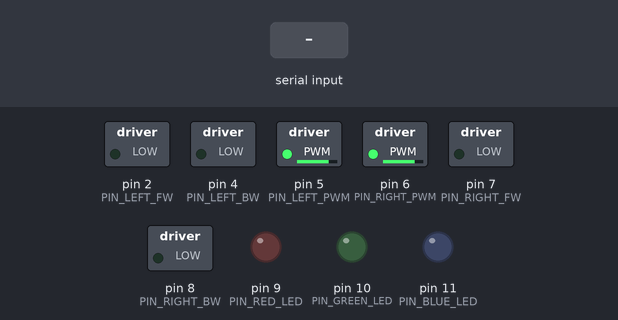
Simulated run of this sketch. Board: Arduino Uno, built with avr-gcc and run on an emulated ATmega328P. On the bench: switched loads named in the sketch (green lamp = pin HIGH), output pins drawn as LEDs (lit = HIGH). The inputs (shaded band) are chosen by the test bench.

Above: at 3.2 s.
3.3 s: "2" received over the second serial link
At 4.2 s:
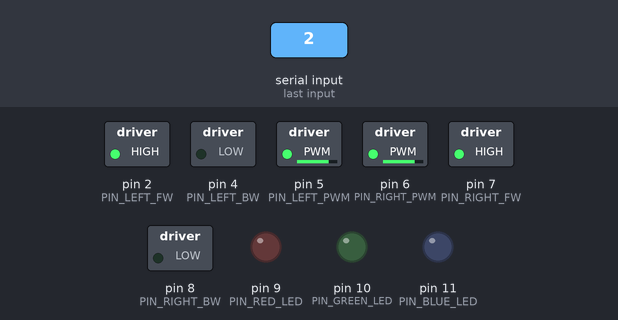
4.8 s: "4" received over the second serial link
At 5.3 s:
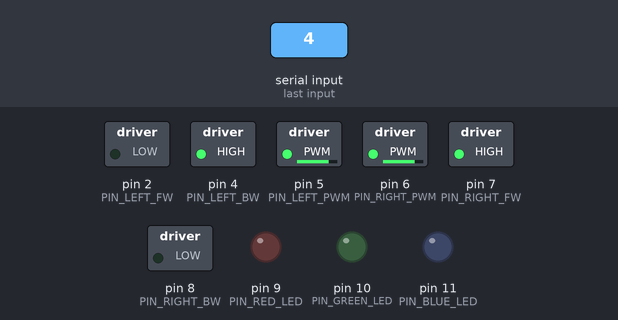
6.3 s: "6" received over the second serial link
At 7.5 s:
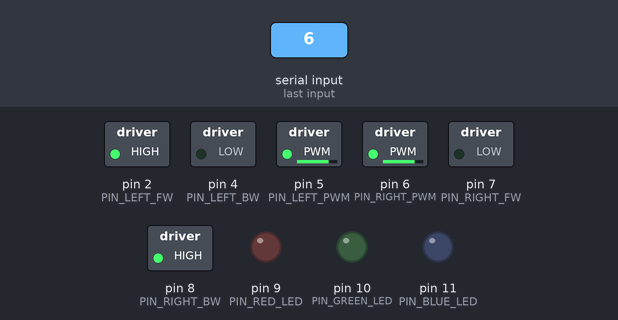
7.8 s: "8" received over the second serial link
At 8.8 s:
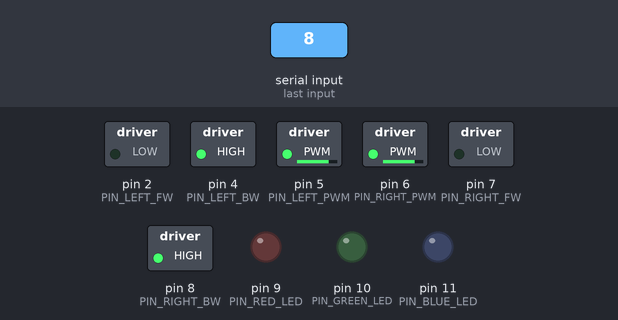
Timing chart, 0 to 10.3 s (numbered marks = the images above; inputs shaded):
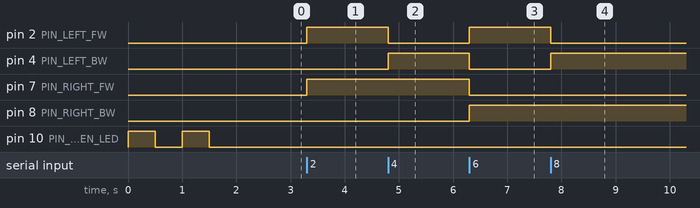

The sketch:

e01_spider_motor_ctrl.ino
```cpp
/**
 * 스파이더로봇 모터 제어
 * @Auth TaeJuneJoung
 * @Date 2021.06.07
 * @Update 2021.06.10
 *
 * 수정내용:
 *   - LED 핀 번호 수정
 */

#include <SoftwareSerial.h>

int PIN_BUZZER = 3;
int PIN_LEFT_FW = 2;
int PIN_LEFT_BW = 4;
int PIN_RIGHT_FW = 7;
int PIN_RIGHT_BW = 8;
int PIN_LEFT_PWM = 5;
int PIN_RIGHT_PWM = 6;
int PIN_RED_LED = 9;
int PIN_GREEN_LED = 10;
int PIN_BLUE_LED = 11;
int PIN_TRIG = 12;
int PIN_ECHO = 13;
int PIN_TX = A4;
int PIN_RX = A5;

const long INTERVAL = 200;
const int MIN_SPEED = 150;
const int MAX_SPEED = 255;
const int speedModification = 5;

unsigned long currentTime;
int motorSpeed = 200;
float distance;
char cmd;

SoftwareSerial BT(PIN_TX, PIN_RX);

/**
 * 모터 방향 설정
 * @params isLeftFront, isRightFront
 */
void directionControl(boolean isLeftFront, boolean isRightFront) {
  digitalWrite(PIN_LEFT_FW, isLeftFront);
  digitalWrite(PIN_LEFT_BW, !isLeftFront);
  digitalWrite(PIN_RIGHT_FW, isRightFront);
  digitalWrite(PIN_RIGHT_BW, !isRightFront);
}

/**
 * 모터 스피드 설정
 * @params isPlus
 */
void speedControl(boolean isPlus) {
  if (isPlus) {
    motorSpeed += speedModification;
    if (motorSpeed > MAX_SPEED) {
      motorSpeed = MAX_SPEED;
    }
  } else {
    motorSpeed -= speedModification;
    if (motorSpeed < MIN_SPEED) {
      motorSpeed = MIN_SPEED;
    }
  }
  analogWrite(PIN_LEFT_PWM, motorSpeed);
  analogWrite(PIN_RIGHT_PWM, motorSpeed);
}

/**
 * 모터 정지
 */
void motorStop() {
  digitalWrite(PIN_LEFT_FW, LOW);
  digitalWrite(PIN_LEFT_BW, LOW);
  digitalWrite(PIN_RIGHT_FW, LOW);
  digitalWrite(PIN_RIGHT_BW, LOW);
  analogWrite(PIN_LEFT_PWM, 0);
  analogWrite(PIN_RIGHT_PWM, 0);
}

void setup() {
  BT.begin(9600);
  pinMode(PIN_LEFT_FW, OUTPUT);
  pinMode(PIN_LEFT_BW, OUTPUT);
  pinMode(PIN_RIGHT_FW, OUTPUT);
  pinMode(PIN_RIGHT_BW, OUTPUT);
  pinMode(PIN_LEFT_PWM, OUTPUT);
  pinMode(PIN_RIGHT_PWM, OUTPUT);
  pinMode(PIN_RED_LED, OUTPUT);
  pinMode(PIN_GREEN_LED, OUTPUT);
  pinMode(PIN_BLUE_LED, OUTPUT);
  pinMode(PIN_TRIG, OUTPUT);
  pinMode(PIN_ECHO, INPUT);

  boolean state = false;
  for (int i=0; i < 4; i++) {
    state = !state; // !false -> true / !true -> false
    digitalWrite(PIN_GREEN_LED, state);
    delay(500);
  }

  analogWrite(PIN_LEFT_PWM, motorSpeed);
  analogWrite(PIN_RIGHT_PWM, motorSpeed);
}

void loop() {
  if (BT.available()) {
    cmd = BT.read();
    if (cmd == '2') { // 앞으로
      directionControl(true, true);
    } else if (cmd == '4') { // 왼쪽으로
      directionControl(false, true);
    } else if (cmd == '6') { // 오른쪽으로
      directionControl(true, false);
    } else if (cmd == '8') { // 뒤로
      directionControl(false, false);
    } else if (cmd == 'S') { // 정지
      motorStop();
    } else if (cmd == 'A') {
      // Autoomous Driving Mode
    } else if (cmd == '+') { // 추가] 모터 속도 5 증가: 현재 앱에서 정의 안됨
      speedControl(true);
    } else if (cmd == '-') { // 추가] 모터 속도 5 감소: 현재 앱에서 정의 안됨
      speedControl(false);
    } else if (cmd == 'P') {
      // Ultrasonic Sensor Piano
    }
  }
}
```

Measured:
- after the input at 3.3 s, pin 2 (PIN_LEFT_FW), pin 7 (PIN_RIGHT_FW): LOW → HIGH at once
- after the input at 4.8 s, pin 2 (PIN_LEFT_FW): HIGH → LOW at once; pin 4 (PIN_LEFT_BW): LOW → HIGH at once
- after the input at 6.3 s, pin 2 (PIN_LEFT_FW), pin 8 (PIN_RIGHT_BW): LOW → HIGH at once; pin 4 (PIN_LEFT_BW), pin 7 (PIN_RIGHT_FW): HIGH → LOW at once
- after the input at 7.8 s, pin 2 (PIN_LEFT_FW): HIGH → LOW at once; pin 4 (PIN_LEFT_BW): LOW → HIGH at once
